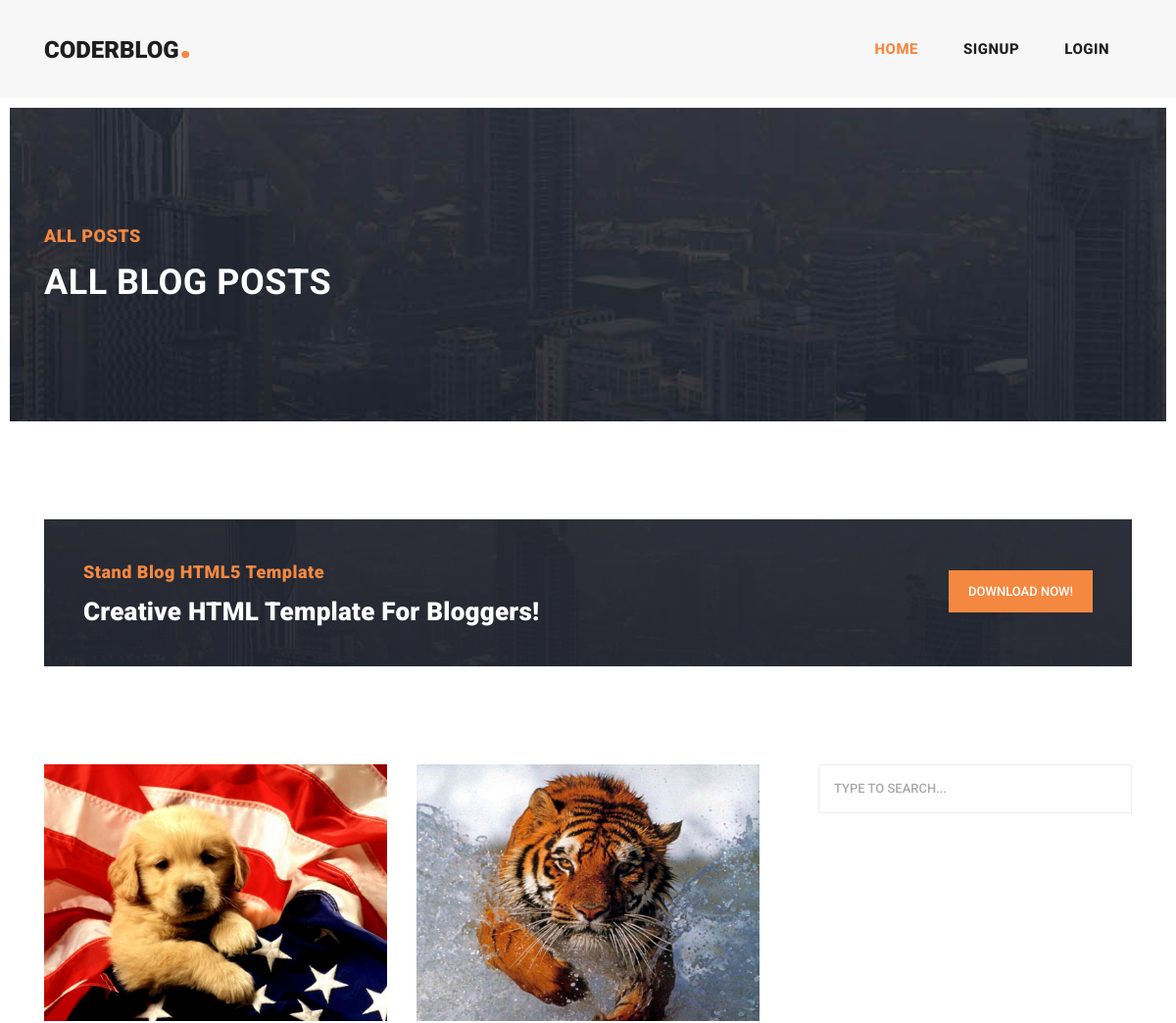
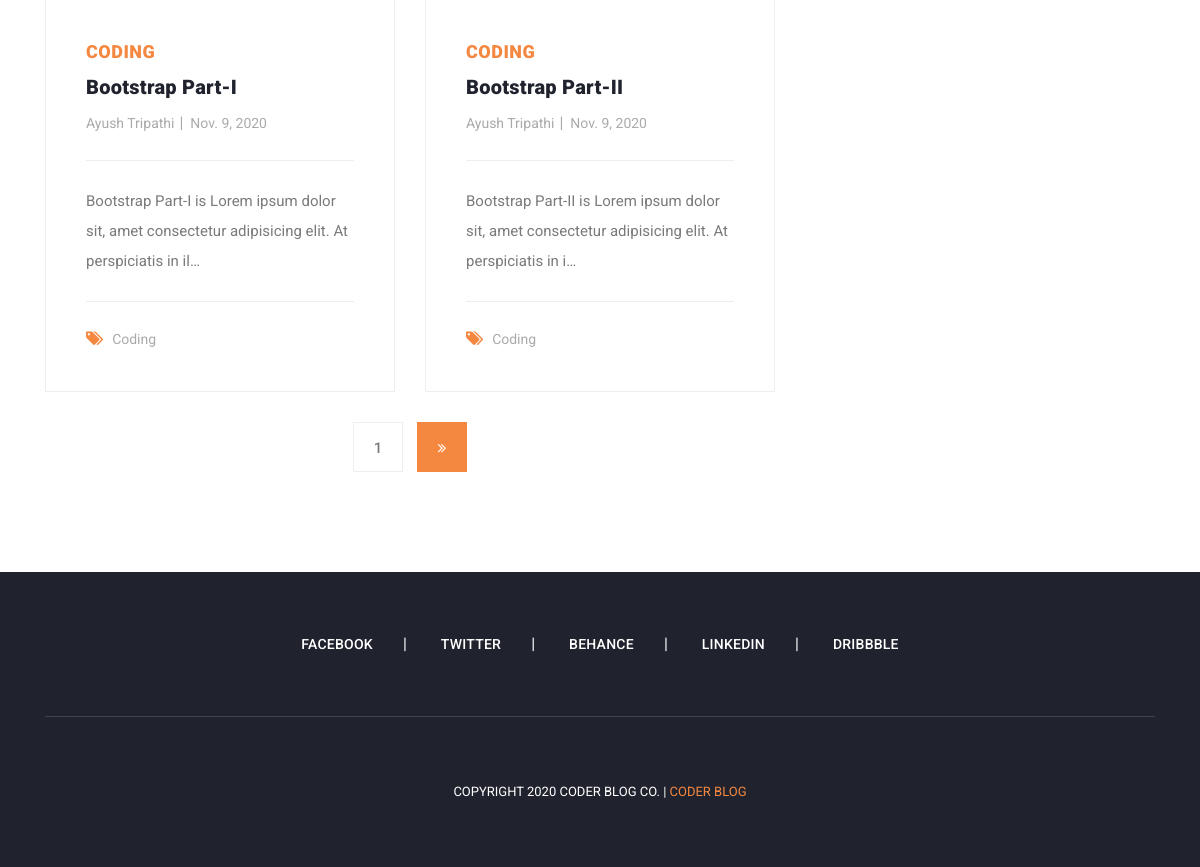
The page / on the database its author committed (2 pictures, top to bottom).
### home/models.py (models this page shows, shortened)
class Post(models.Model):
    sno = models.AutoField(primary_key=True)
    title = models.CharField(max_length=600)
    category = models.CharField(max_length=700)
    slug = models.CharField(max_length=900)
    image = models.FileField(blank=True, null=True, upload_to='post_images')
    author = models.ForeignKey(User, on_delete=models.CASCADE)
    content = models.TextField()
    dt = models.DateField(auto_now_add=True)

### home/views.py (the view)
# urls.py: path('', views.blog, name='blog'),
def blog(request):
    posts = Post.objects.all()
    paginator = Paginator(posts, 2)
    page_request_var = 'page'
    page = request.GET.get(page_request_var)
    try:
        paginated_queryset = paginator.page(page)
    except PageNotAnInteger:
        paginated_queryset = paginator.page(1)
    except EmptyPage:
        paginated_queryset = paginator.page(paginator.num_pages)
    context = {
        'queryset': paginated_queryset,
        'page_request_var': page_request_var,
    }
    return render(request, 'blog.html', context)

### templates/blog.html (shortened to what this page needs)
{% extends 'base.html' %}
{% block homea %}active{% endblock homea %}
{% block body %}
    <div class="heading-page header-text">
      <section class="page-heading">
        <div class="container">
          <div class="row">
            <div class="col-lg-12">
              <div class="text-content">
                <h4>All Posts</h4>
                <h2>All Blog Posts</h2>
              </div>
            </div>
          </div>
        </div>
      </section>
    </div>
    <section class="call-to-action">
      <div class="container">
        <div class="row">
          <div class="col-lg-12">
            <div class="main-content">
              <div class="row">
                <div class="col-lg-8">
                  <span>Stand Blog HTML5 Template</span>
                  <h4>Creative HTML Template For Bloggers!</h4>
                </div>
                <div class="col-lg-4">
                  <div class="main-button">
                    <a href="https://templatemo.com/tm-551-stand-blog" target="_parent">Download Now!</a>
                  </div>
                </div>
              </div>
            </div>
          </div>
        </div>
      </div>
    </section>
    <section class="blog-posts grid-system">
      <div class="container">
        <div class="row">
          <div class="col-lg-8">
            <div class="all-blog-posts">
              <div class="row">
              {% for post in queryset %}
                <div class="col-lg-6">
                  <div class="blog-post">
                    <div class="blog-thumb">
                      <img src="{{post.image.url}}" alt="">
                    </div>
                    <div class="down-content">
                      <span>{{post.category}}</span>
                      <a href="{{post.slug}}"><h4>{{post.title}}</h4></a>
                      <ul class="post-info">
                        <li><a href="{{post.slug}}">{{post.author.first_name}} {{post.author.last_name}}</a></li>
                        <li><a href="{{post.slug}}">{{post.dt}}</a></li>
                      </ul>
                      <p>{{post.content | truncatechars:100}}</p>
                      <div class="post-options">
                        <div class="row">
                          <div class="col-lg-12">
                            <ul class="post-tags">
                              <li><i class="fa fa-tags"></i></li>
                              <li><a href="{{post.slug}}">{{post.category}}</a></li>
                            </ul>
                          </div>
                        </div>
                      </div>
                    </div>
                  </div>
                </div>
              {% endfor %}
                <div class="col-lg-12">
                  <ul class="page-numbers">
                    <li><a href="/">{{queryset.number}}</a></li>
                {% if queryset.has_next %}
                  <li class="active"><a href="?{{page_request_var}}={{queryset.next_page_number}}"><i class="fa fa-angle-double-right"></i></a></li>
                {% endif %}
                  </ul>
                </div>
              </div>
            </div>
          </div>
          <div class="col-lg-4">
            <div class="sidebar">
              <div class="row">
                <div class="col-lg-12">
                  <div class="sidebar-item search">
                    <form id="search_form" name="gs" method="GET" action="search">
                      <input type="text" name="query" id="query" class="searchText" placeholder="type to search..." autocomplete="on">
                    </form>
                  </div>
                </div>
              </div>
            </div>
          </div>
        </div>
      </div>
    </section>
{% endblock body %}

### templates/base.html (shortened to what this page needs)
<!DOCTYPE html>
<html lang="en">
  <head>
    <link href="/static/vendor/bootstrap/css/bootstrap.min.css" rel="stylesheet">
    <link rel="stylesheet" href="/static/assets/css/fontawesome.css">
    <link rel="stylesheet" href="/static/assets/css/templatemo-stand-blog.css">
    <link rel="stylesheet" href="/static/assets/css/owl.css">
  </head>
  <body>
    <header class="">
      <nav class="navbar navbar-expand-lg">
        <div class="container">
          <a class="navbar-brand" href="index.html"><h2>CoderBlog<em>.</em></h2></a>
          <div class="collapse navbar-collapse" id="navbarResponsive">
            <ul class="navbar-nav ml-auto">
              <li class="nav-item">
                <a class="nav-link {% block homea %}
                {% endblock homea %}" href="/">Home</a>
              </li>
            {% if user.is_authenticated %}
            <li class="nav-item dropdown">
              <a class="nav-link dropdown-toggle" href="#" id="navbarDropdown" role="button" data-toggle="dropdown" aria-haspopup="true" aria-expanded="false">
                Hi, {{request.user.first_name}}
              </a>
            <div class="dropdown-menu" aria-labelledby="navbarDropdown">
                 <a class="dropdown-item" href="/logout">Logout</a>
                 <a class="dropdown-item" href="/upload">Upload a Post</a>
            </div>
            </li>
            {% else %}
              <li class="nav-item">
                <a class="nav-link {% block signupa %}
                {% endblock signupa %}" href="/signup">Signup</a>
              </li>
              <li class="nav-item">
                <a class="nav-link {% block logina %}
                {% endblock logina %}" href="/login">Login</a>
              </li>
            {% endif %}
            </ul>
          </div>
        </div>
      </nav>
    </header>
{% block body %}
{% endblock body %}
    <footer>
      <div class="container">
        <div class="row">
          <div class="col-lg-12">
            <ul class="social-icons">
              <li><a href="https://www.facebook.com/">Facebook</a></li>
              <li><a href="https://www.twitter.com/">Twitter</a></li>
              <li><a href="https://www.behance.com/">Behance</a></li>
              <li><a href="https://www.linkedin.com/">Linkedin</a></li>
              <li><a href="https://www.dribble.com/">Dribbble</a></li>
            </ul>
          </div>
          <div class="col-lg-12">
            <div class="copyright-text">
              <p>Copyright 2020 Coder Blog Co.
                 | <a rel="nofollow" href="http://127.0.0.1:8000/" target="_parent">Coder Blog</a></p>
            </div>
          </div>
        </div>
      </div>
    </footer>
  </body>
</html>

### rows shown on the page
Post: image (picture), category "CODING", title "Bootstrap Part-I", author.first_name "Ayush", author.last_name "Tripathi", dt "Nov. 9, 2020", content "Bootstrap Part-I is Lorem ipsum dolor sit, amet consectetur adipisicing elit. At perspiciatis in il…", category "Coding"
Post: image (picture), category "CODING", title "Bootstrap Part-II", author.first_name "Ayush", author.last_name "Tripathi", dt "Nov. 9, 2020", content "Bootstrap Part-II is Lorem ipsum dolor sit, amet consectetur adipisicing elit. At perspiciatis in i…", category "Coding"

### other values the page prints
{{ queryset.number }} "1"
